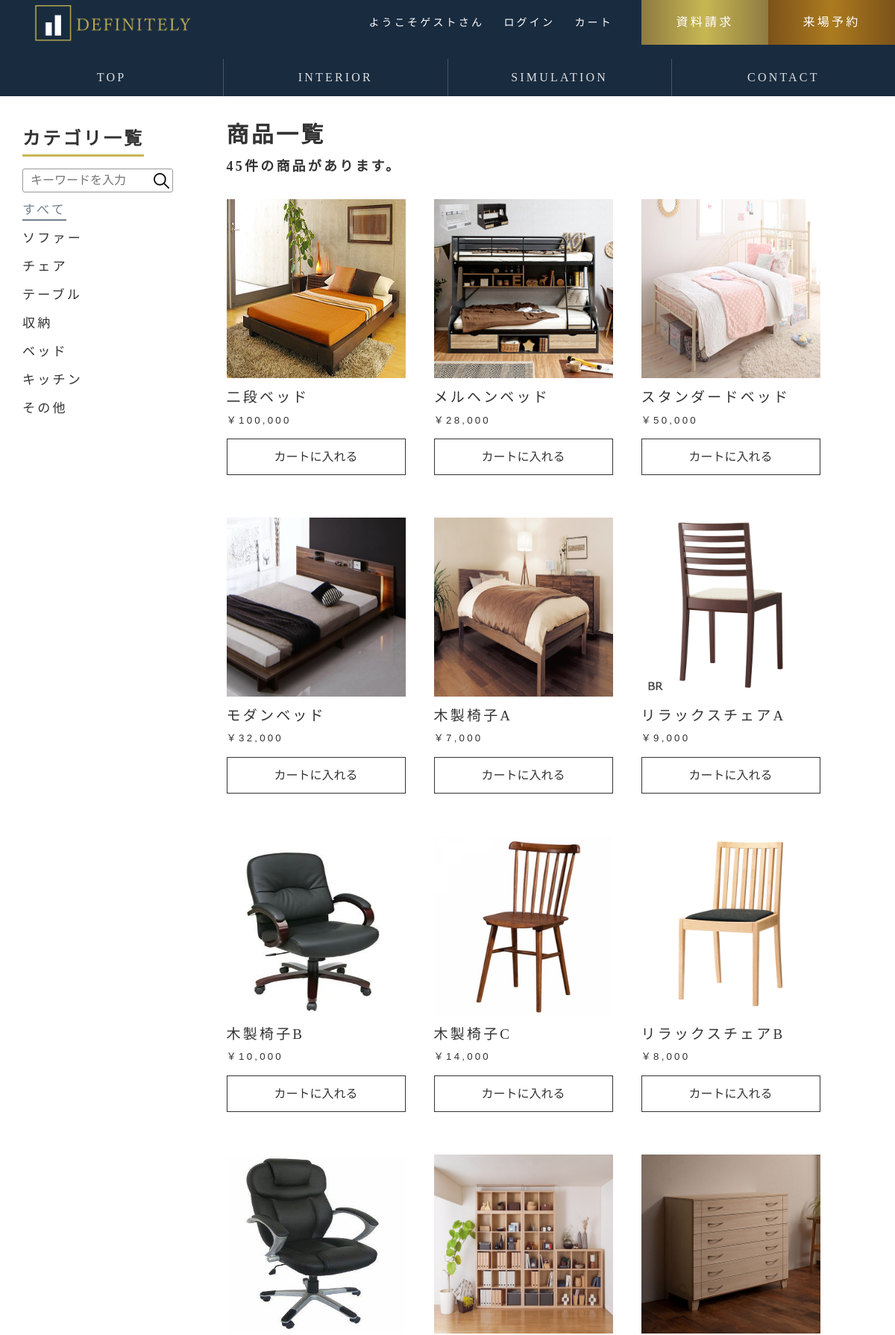
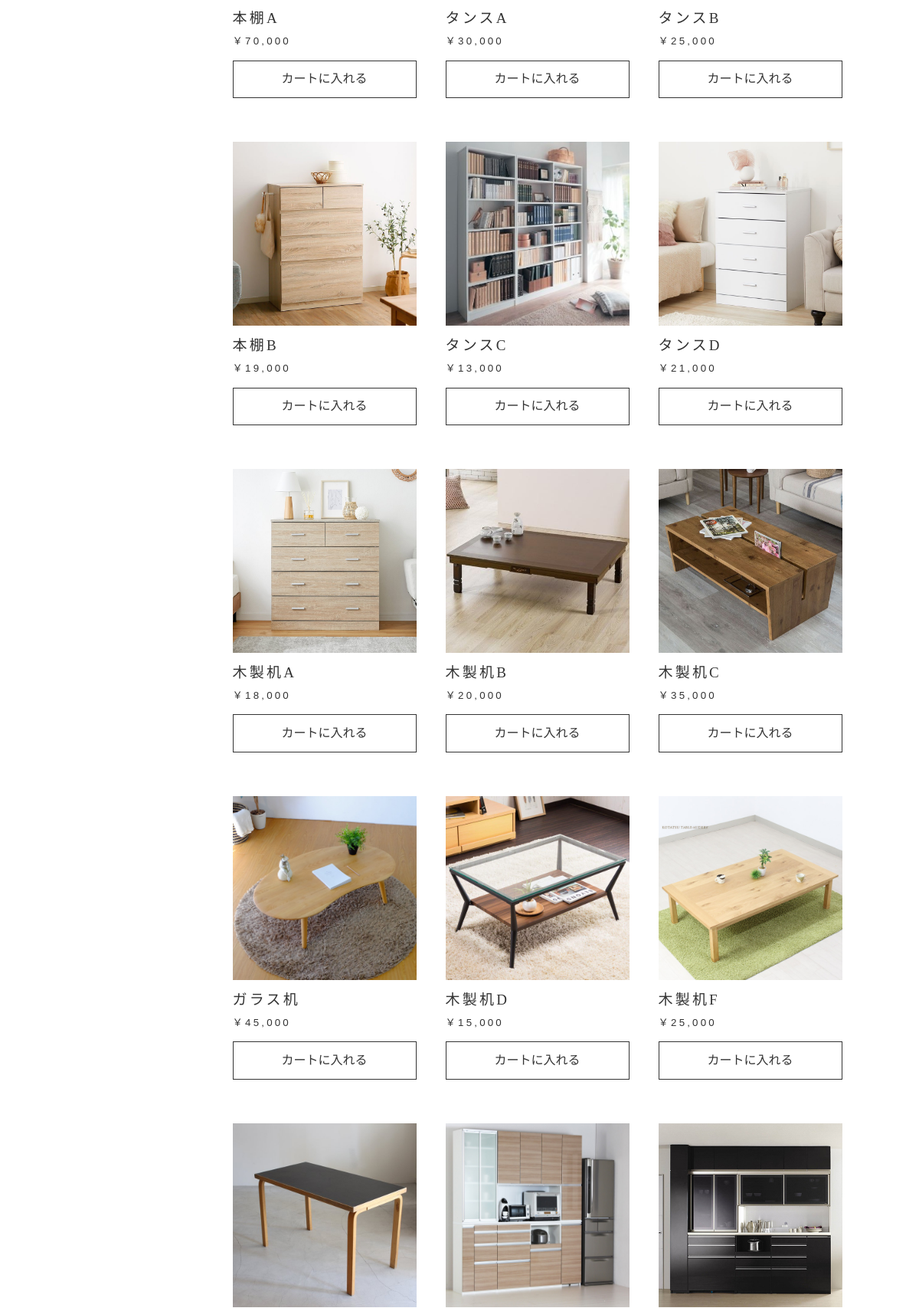
Screenshot of /shop_category/interior.php (upper part) with the database file from the repository (2 pictures, top to bottom).
### tables this page shows
CREATE TABLE items
(
	product_id int(11) NOT NULL AUTO_INCREMENT,
	product_name varchar(255) NOT NULL,
	Price int(11),
	count int(11) NOT NULL,
	search_name varchar(255) NOT NULL,
	sy_height int(11),
	sy_width int(11),
	sy_images varchar(255),
	PRIMARY KEY (product_id)
);

CREATE TABLE item_img
(
	item_img_id int(11) NOT NULL,
	product_id int(11) NOT NULL,
	product_img varchar(255),
	PRIMARY KEY (item_img_id)
);

### Model/category.php (called while the page is built, shortened)
<?php
  $dsn = 'mysql:host=localhost;dbname=hew2020_91149;charset=utf8mb4';
  $db_user = 'root';
  $db_password = '0112';
  try {
    $pdo = new PDO($dsn, $db_user, $db_password);
    $pdo->setAttribute(
        PDO::ATTR_ERRMODE,
        PDO::ERRMODE_EXCEPTION
    );
    $sql1 = "SELECT * FROM items";
    $sth = $pdo -> query($sql1);
    $record1 = $sth -> rowCount();
    $sql_5 = "SELECT items.product_id,product_img,product_name,price,count,info_id FROM items JOIN item_img ON items.product_id = item_img.product_id JOIN item_category ON items.product_id = item_category.product_id";
    $stmt = $pdo->query( $sql_5 );
    $tables1 = $stmt->fetchAll(PDO::FETCH_ASSOC);
  }catch(PDOException $error){
    header('Location: /IT42-117/erro_pages/error1.php');
    exit;
  }
?>

### shop_category/interior.php (the view, shortened to what this page needs)
<?php
     require_once('../Model/category.php');
     $login = 'login.php';
     $logout = 'logout.php';
     $simulation = 'path_sim.php';
?>
<!DOCTYPE html>
<html lang="ja">
<head>
        <link rel="stylesheet" href="../css/shop.css">
        <link rel="stylesheet" href="../css/normalize.css">
        <link rel="stylesheet" href="../css/common.css">
    </head>
<body>
  <div class="wrapper">
   <header class="header_top">
      <div class="header_upper">
        <a href="../index.php"><h1 class="header_logo"><img src="../images/logo.png" alt="ロゴ"></h1></a>
        <div class="top_flex2">
          <nav class="header_nav1">
            <ul>
              <li><a class="nav_link" href="#"><?php if (isset($_SESSION['mail_address'])) { echo "ようこそ".$_SESSION['name']."さん"; } else {echo"ようこそゲストさん";}?></a></li>
              <li>
              <?php
                if( isset($_SESSION['mail_address'])){
                   echo '<a class = "nav_link" name="logout" href = "../view/'.$logout.'">ログアウト</a>';
                    }else{
                     echo '<a class = "nav_link" href = "../view/'.$login.'">ログイン</a>';
                }
             ?></li>
              <li><?php if(isset($_SESSION['mail_address'])){ echo "<a class='nav_link' href='../view/cart.php'>カート</a>" ;}else{
                    echo "<a class='nav_link' href='../view/path_ca.php'>カート</a>" ;}?></li>
            </ul>
          </nav>
          <nav class="header_nav2">
            <ul>
              <li><a class="nav_info" href="#">資料請求</a></li><li><a class="nav_reserve" href="#">来場予約</a></li>
            </ul>
          </nav>
        </div>
      </div>
      <div class="lower">
        <nav class="header_nav3">
          <ul>
            <li>
              <a class="nav_link" href="../index.php">
                <span class="nomal">TOP</span>
              </a>
            </li><li>
              <a class="nav_link" href="interior.php">
                <span class="nomal">INTERIOR</span>
              </a>
            </li><li>
            <?php if (isset($_SESSION['mail_address'])) { echo "<a class='nav_link' href='../view/madori.php'>
                <span class='nomal'>SIMULATION</span>
                <span class='hover'>シミュレーション</span>"; }
                else{ echo "<a class='nav_link' href=../view/$simulation>
                  <span class='nomal'>SIMULATION</span>
                  <span class='hover'>シミュレーション</span>"; }?>
            </li><li>
              <a class="nav_link" href="../view/otoiawase.php">
                <span class="nomal">CONTACT</span>
              </a>
            </li>
          </ul>
        </nav>
      </div>
    </header>
    <main class="main">
      <div class="left">
        <h2 class="ctlist">カテゴリ一覧</h2>
        <nav class="category">
          <form id="form1" action="../view/search_view.php" method="post">
          <input id="sbox1" type="search" name="search" placeholder="キーワードを入力"><input id="sbtn1" type="submit" name="submit" value="">
          </form>
          <ul>
              <li id="check">
                  <a class="nav_furniture" href="interior.php">すべて</a>
              </li>
              <li>
                  <a class="nav_furniture" href="sofa.php">ソファー</a>
              </li>
              <li>
                  <a class="nav_furniture" href="chair.php">チェア</a>
              </li>
              <li>
                  <a class="nav_furniture" href="desk.php">テーブル</a>
              </li>
              <li>
                  <a class="nav_furniture" href="chest.php">収納</a>
              </li>
              <li>
                  <a class="nav_furniture" href="bed.php">ベッド</a>
              </li>
              <li>
                  <a class="nav_furniture" href="kitchen.php">キッチン</a>
              </li>
              <li>
                  <a class="nav_furniture" href="other.php">その他</a>
              </li>
          </ul>
        </nav>
      </div>
      <div class="right">
        <div class="product">
            <h2 class="product">商品一覧</h2>
            <h3><?php echo $record1."件の商品があります。" ?></h3>
        </div>
        <div class="shelf">
          <?php foreach($tables1 as $table){ ?>
            <div class="item">
              <img src="../interior_img/all_img/<?php echo $table['product_img']; ?>" alt="ベッド_1" class="bet">
              <p class="pdname"><?php echo $table['product_name']; ?></p>
              <p class="price"><?php echo "￥".number_format($table['price']); ?></p>
              <form action="../control/cart_import.php" method="POST" class="item-form">
                  <button type="submit" class="btn">カートに入れる</button>
              </form>
            </div>
          <?php } ?>
        </div>
      </div>
    </main>
  </div>
</body>
</html>

### css/shop.css (style rules this page uses)
body { padding-top: 125px; }
.main { display: flex; align-items: baseline; margin: 30px auto 100px; width: 95%; }
.left { position: -webkit-sticky; position: sticky; top: 165px; width: 24%; }
.right { width: 76%; }
#form1 { background-color: white; width:200px; height: 30px; border: 1px #999 solid; margin-top: 6%; border-radius: 3px; }
#form1 input { vertical-align: top; margin: 0; height: 100%; box-sizing: border-box; background-color: transparent; }
#sbox1 { border: none; outline:0; width: 170px; padding:.5rem 10px; }
#sbtn1 { width: 30px; border:none; background-image: url(../images/loupe.png); background-position: center; background-size: 70%; background-repeat: no-repeat; }
h2.ctlist { border-bottom:solid 3px #c7b753; display: inline-block; }
.category li { display: list-item; list-style-type: none; text-transform: uppercase; margin-top: 3%; font-size: .9rem; }
.category li .nav_furniture { position: relative; text-decoration: none; cursor: pointer; }
.nav_furniture:visited, .nav_furniture:active, .nav_furniture:link { color: #333; }
.nav_furniture:before { content: ""; position: absolute; left: 0; right: 0; bottom: -5px; width: 100%; height: 1.5px; background-color:#728190; transform: scale(0, 1); transform-origin: left; transition: .3s; }
#check .nav_furniture:before { transform: scale(1); }
#check .nav_furniture { color: #728190 }
h2.product { font-size: 30px; }
h3 { font-size: 18px; }
div.shelf { display: flex; flex-wrap: wrap; }
div.item { margin: 1.5rem 2rem 1.5rem 0; display: inline-block; }
.item .pdname { font-size: 1rem; font-family : YuMincho, 'Yu Mincho', serif; }
.item .price { margin-top: .1rem; font-size: .7rem; font-family:'メイリオ', 'Meiryo', sans-serif; color: #333; }
img.bet { width: 240px; height: 240px; }
.btn { display: inline-block; margin-top: .7rem; width: 100%; padding: 4% 0; text-decoration: none; background-color: rgba(0, 0, 0, 0); color: #333; border: solid 1px #333; transition: .4s; }

### css/common.css (style rules this page uses)
* { margin: 0; padding: 0; outline: 0; }
body { font-family: Cinzel, "Noto Serif JP", serif; font-size: 16px; color: #333; background-color: #FFF; line-height: 1.75; letter-spacing: .2em; }
.wrapper { position: relative; margin: 0 auto; min-height: 100vh; padding-bottom: 60px; box-sizing: border-box; }
p { margin-top: 0; }
.header_top { position: fixed; top: 0; left: 0; width: 100%; background-color: rgba(0,21,43,0.9); z-index: 10; }
.header_upper { position: relative; display: flex; justify-content: space-between; height: 60px; }
.header_logo { width: 30%; height: 60px; }
.header_logo img { padding: 5px 0 0 45px; width: 230px; }
.top_flex2 { display: flex; }
.header_nav1 { white-space: nowrap; text-align: left; line-height: 60px; }
.header_nav1 ul li { display: inline-block; margin-left: 1rem; font-size: 14px; }
.header_nav2 { display: flex; text-align: left; white-space: nowrap; margin-left: 2rem; }
.header_nav2 ul li { display: inline-block; text-align: center; font-size: 16px; transition:.3s; }
.header_nav2 ul li .nav_info { width: 170px; height: 60px; line-height: 60px; background:linear-gradient(to right, #8e7a42 0%,#c7b753 50%,#8e7a42 100%); }
.header_nav2 ul li .nav_reserve { width: 170px; height: 60px; line-height: 60px; background:linear-gradient(to right, #7c5219 0%,#ac7b1f 50%,#7c5219 100%); }
.nav_link, .nav_info, .nav_reserve { position: relative; display: inline-block; text-decoration: none; color: #fff; }
.header_nav3 ul { display: flex; margin-top: 1rem; }
.header_nav3 ul li { display: inline-block; width: calc(100%/4); height: 50px; line-height: 50px; text-align: center; font-size: 16px; transition:all .4s ease-out; }
.header_nav3 ul li +li { border-left: rgba(255,255,255,.2) 1px solid; }
.header_nav3 ul li a { display: block; color: rgba(255,255,255,.85); }
@media (min-width: 48em) { :root { font-size: calc(1rem + ((1vw - 0.48rem) * 0.6944)); min-height: 0vw; } }

### rows the page displays
items: item_img.product_img (picture), product_name "二段ベッド", Price "100,000"
items: item_img.product_img (picture), product_name "メルヘンベッド", Price "28,000"
items: item_img.product_img (picture), product_name "スタンダードベッド", Price "50,000"
items: item_img.product_img (picture), product_name "モダンベッド", Price "32,000"
items: item_img.product_img (picture), product_name "木製椅子A", Price "7,000"
items: item_img.product_img (picture), product_name "リラックスチェアA", Price "9,000"
items: item_img.product_img (picture), product_name "木製椅子B", Price "10,000"
items: item_img.product_img (picture), product_name "木製椅子C", Price "14,000"
items: item_img.product_img (picture), product_name "リラックスチェアB", Price "8,000"
items: item_img.product_img (picture), product_name "本棚A", Price "70,000"
items: item_img.product_img (picture), product_name "タンスA", Price "30,000"
items: item_img.product_img (picture), product_name "タンスB", Price "25,000"
items: item_img.product_img (picture), product_name "本棚B", Price "19,000"
items: item_img.product_img (picture), product_name "タンスC", Price "13,000"
items: item_img.product_img (picture), product_name "タンスD", Price "21,000"
items: item_img.product_img (picture), product_name "木製机A", Price "18,000"
items: item_img.product_img (picture), product_name "木製机B", Price "20,000"
items: item_img.product_img (picture), product_name "木製机C", Price "35,000"
items: item_img.product_img (picture), product_name "ガラス机", Price "45,000"
items: item_img.product_img (picture), product_name "木製机D", Price "15,000"
items: item_img.product_img (picture), product_name "木製机F", Price "25,000"
items: item_img.product_img (picture)
items: item_img.product_img (picture)
items: item_img.product_img (picture)

### other values shown
$record1 "45"
